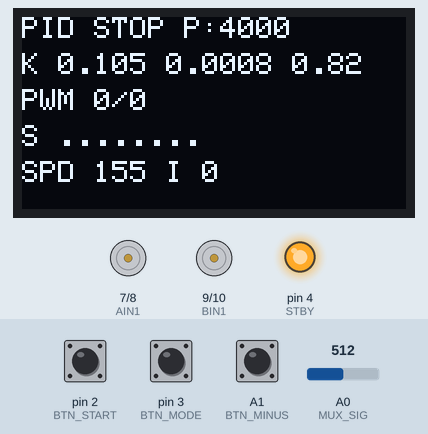
This sketch was run on a simulated Arduino Uno, built with avr-gcc and run on an emulated ATmega328P. Parts: 128×64 one-colour display, motor-driver pin pairs drawn as motors (green arrow = first pin HIGH = forward, orange = second pin HIGH = backward, longer = more drive, scaled by the enable pin, stopped while the standby pin is LOW), output pins drawn as LEDs (lit = HIGH). The inputs (shaded band) are chosen by the test bench; at power-on: pin 2 (BTN_START) HIGH, A0 (MUX_SIG) = 512, pin 3 (BTN_MODE) HIGH, A1 (BTN_MINUS) HIGH. Pins used as bus, display or sensor lines are not drawn.

Above: at 4.1 s.
4.2 s: pin 2 (BTN_START) pulled LOW for 0.15 s
At 5.5 s:
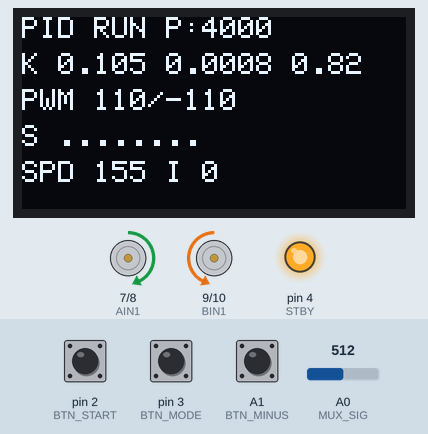
5.8 s: A0 (MUX_SIG) set to 522
At 7.2 s:
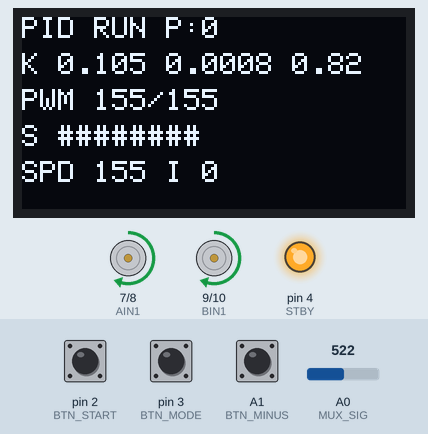
7.5 s: pin 3 (BTN_MODE) pulled LOW for 0.15 s
At 7.69 s:
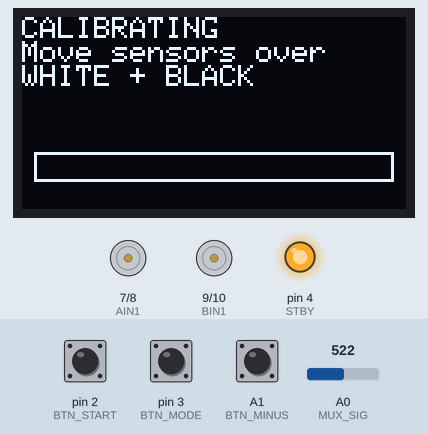
8.2 s: A1 (BTN_MINUS) pulled LOW for 3.2 s
At 12.1 s:
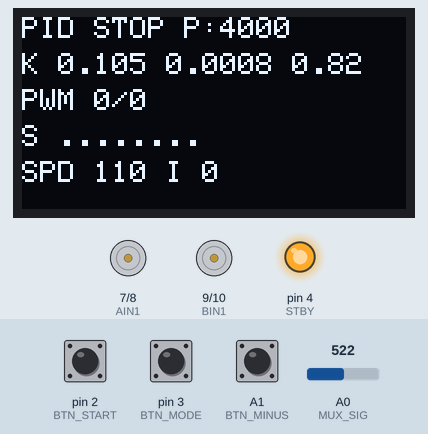
12.9 s: A0 (MUX_SIG) set to 610
At 13.5 s:
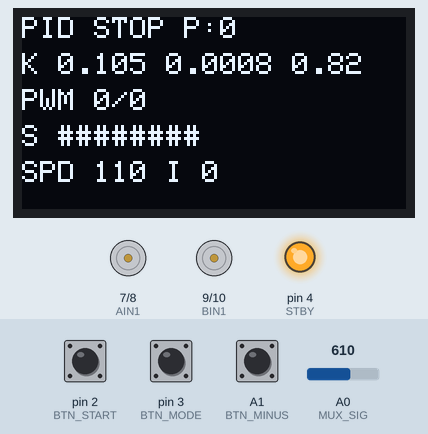
14.5 s: A0 (MUX_SIG) set to 0
At 15.1 s:
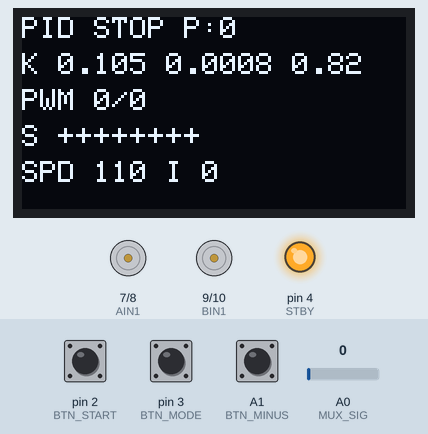
Timing chart, 0 to 17.1 s (numbered marks = the images above; inputs shaded):
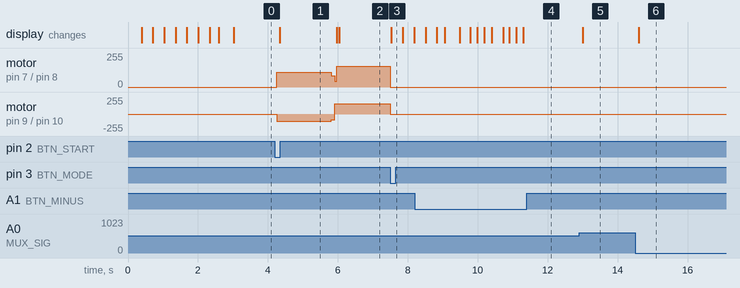

Measured:
- the behaviour switches between 512 and 513 on A0 (MUX_SIG) (found by bisection; images 1 and 2)
- after the input at 4.2 s, motor on pin 7 (AIN1) / pin 8 (AIN2): stopped → forward 110/255 after 0.06 s; motor on pin 9 (BIN1) / pin 10 (BIN2): stopped → backward 110/255 after 0.06 s; the display: changes after 0.14 s (image 1)
- after the input at 5.8 s, motor on pin 7 (AIN1) / pin 8 (AIN2): forward 110/255 → forward 83/255 at once, → forward 155/255 0.10 s later; motor on pin 9 (BIN1) / pin 10 (BIN2): backward 110/255 → backward 83/255 at once, → forward 155/255 0.10 s later; the display: first changes after 0.17 s (image 2 shows a later state)
- after the input at 7.5 s, motor on pin 7 (AIN1) / pin 8 (AIN2), motor on pin 9 (BIN1) / pin 10 (BIN2): forward 155/255 → stopped at once; the display: changes at once (image 3)
- after the input at 12.9 s, the display: changes after 0.10 s (image 5)
- after the input at 14.5 s, the display: changes after 0.11 s (image 6)

The sketch:

PID_LineFollower.ino
```cpp
#include <Wire.h>
#include <Adafruit_GFX.h>
#include <Adafruit_SSD1306.h>

#define OLED_W 128
#define OLED_H 64
Adafruit_SSD1306 display(OLED_W, OLED_H, &Wire, -1);

// TB6612FNG
const uint8_t PWMA=5, AIN1=7, AIN2=8;
const uint8_t PWMB=6, BIN1=9, BIN2=10;
const uint8_t STBY=4;

// 74HC4051
const uint8_t MUX_SIG=A0, MUX_S0=11, MUX_S1=12, MUX_S2=13;

// Buttons
const uint8_t BTN_START=2, BTN_MODE=3, BTN_MINUS=A1;

const uint8_t N=8;
const int16_t position[N]={-3500,-2500,-1500,-500,500,1500,2500,3500};
const bool SENSOR_REVERSED=false;
const bool BLACK_IS_HIGH=true;

uint16_t sensorMin[N], sensorMax[N];
int raw[N], sensor[N];
long weightedSum=0, sensorSum=0;
int lastPosition=0;

float KP=0.105f;
float KI=0.0008f;
float KD=0.82f;
float integral=0, lastError=0, filteredD=0;

const float D_FILTER=0.28f;
const float I_LIMIT=9000.0f;
const float I_ZONE=1200.0f;

int BASE_SPEED=155;
const int MIN_SPEED=65, MAX_SPEED=245;
const float TURN_SLOWDOWN=0.055f;
float STEERING_BIAS=0.0f;
int LEFT_TRIM=0, RIGHT_TRIM=0;

int lastLeftPWM=0, lastRightPWM=0;
const int PWM_STEP=9;

bool running=false, calibrated=false;
uint32_t lastLoopMicros=0, lastDisplay=0, lastButtonMs=0;

void muxSelect(uint8_t ch){
  digitalWrite(MUX_S0,ch&1);
  digitalWrite(MUX_S1,(ch>>1)&1);
  digitalWrite(MUX_S2,(ch>>2)&1);
}

int readMux(uint8_t ch){
  muxSelect(ch);
  delayMicroseconds(3);
  return analogRead(MUX_SIG);
}

void readSensors(){
  for(uint8_t i=0;i<N;i++){
    uint8_t ch=SENSOR_REVERSED ? (N-1-i) : i;
    raw[i]=readMux(ch);
    long den=(long)sensorMax[i]-sensorMin[i];
    if(den<8) den=8;
    long v;
    if(BLACK_IS_HIGH) v=(long)(raw[i]-sensorMin[i])*1000L/den;
    else v=(long)(sensorMax[i]-raw[i])*1000L/den;
    sensor[i]=constrain((int)v,0,1000);
  }
}

int calculatePosition(){
  weightedSum=0;
  sensorSum=0;
  for(uint8_t i=0;i<N;i++){
    weightedSum+=(long)sensor[i]*position[i];
    sensorSum+=sensor[i];
  }
  if(sensorSum<120) return lastPosition<0 ? -4000 : 4000;
  int p=(int)(weightedSum/sensorSum);
  lastPosition=p;
  return p;
}

int slew(int target,int current){
  if(target>current+PWM_STEP) return current+PWM_STEP;
  if(target<current-PWM_STEP) return current-PWM_STEP;
  return target;
}

void setMotor(uint8_t pwm,uint8_t in1,uint8_t in2,int speed){
  speed=constrain(speed,-255,255);
  if(speed>0){digitalWrite(in1,HIGH);digitalWrite(in2,LOW);analogWrite(pwm,speed);}
  else if(speed<0){digitalWrite(in1,LOW);digitalWrite(in2,HIGH);analogWrite(pwm,-speed);}
  else {digitalWrite(in1,LOW);digitalWrite(in2,LOW);analogWrite(pwm,0);}
}

void stopMotors(){
  lastLeftPWM=lastRightPWM=0;
  setMotor(PWMA,AIN1,AIN2,0);
  setMotor(PWMB,BIN1,BIN2,0);
}

void drive(int left,int right){
  left=constrain(left+LEFT_TRIM,-255,255);
  right=constrain(right+RIGHT_TRIM,-255,255);
  lastLeftPWM=slew(left,lastLeftPWM);
  lastRightPWM=slew(right,lastRightPWM);
  setMotor(PWMA,AIN1,AIN2,lastLeftPWM);
  setMotor(PWMB,BIN1,BIN2,lastRightPWM);
}

void calibrationInit(){
  for(uint8_t i=0;i<N;i++){sensorMin[i]=1023;sensorMax[i]=0;}
}

void calibrationSample(){
  for(uint8_t i=0;i<N;i++){
    uint8_t ch=SENSOR_REVERSED ? (N-1-i) : i;
    int v=readMux(ch);
    if(v<sensorMin[i]) sensorMin[i]=v;
    if(v>sensorMax[i]) sensorMax[i]=v;
  }
}

void autoCalibrate(uint32_t ms){
  calibrationInit();
  uint32_t start=millis();
  while(millis()-start<ms){
    calibrationSample();
    display.clearDisplay();
    display.setCursor(0,0);
    display.println(F("CALIBRATING"));
    display.println(F("Move sensors over"));
    display.println(F("WHITE + BLACK"));
    int w=map((long)(millis()-start),0,ms,0,116);
    display.drawRect(4,45,120,10,SSD1306_WHITE);
    display.fillRect(6,47,constrain(w,0,116),6,SSD1306_WHITE);
    display.display();
  }
  calibrated=true;
  display.clearDisplay();
  display.setCursor(0,0);
  display.println(F("CAL OK"));
  display.display();
  delay(400);
}

void updatePID(){
  uint32_t now=micros();
  float dt=(lastLoopMicros==0)?0.0025f:(now-lastLoopMicros)*1e-6f;
  lastLoopMicros=now;
  dt=constrain(dt,0.0005f,0.020f);

  int positionError=calculatePosition();
  float error=(float)positionError+STEERING_BIAS;
  bool lineLost=(sensorSum<120);

  if(!lineLost && fabs(error)<I_ZONE){
    integral+=error*dt;
    integral=constrain(integral,-I_LIMIT,I_LIMIT);
  }else{
    integral*=0.94f;
  }

  float derivative=(error-lastError)/dt;
  filteredD+=D_FILTER*(derivative-filteredD);
  float correction=KP*error+KI*integral+KD*filteredD;

  float n=min(fabs(error)/3500.0f,1.5f);
  int dynamicBase=BASE_SPEED-(int)(TURN_SLOWDOWN*255.0f*n*n);
  dynamicBase=constrain(dynamicBase,MIN_SPEED,MAX_SPEED);

  int leftTarget,rightTarget;
  if(lineLost){
    int search=(lastPosition<0)?-110:110;
    leftTarget=search; rightTarget=-search;
  }else{
    correction=constrain(correction,-255.0f,255.0f);
    leftTarget=dynamicBase+(int)correction;
    rightTarget=dynamicBase-(int)correction;
  }
  drive(leftTarget,rightTarget);
  lastError=error;
}

void drawOLED(int p){
  if(millis()-lastDisplay<100) return;
  lastDisplay=millis();
  display.clearDisplay();
  display.setCursor(0,0);
  display.print(F("PID "));display.print(running?F("RUN"):F("STOP"));
  display.print(F(" P:"));display.print(p);
  display.setCursor(0,12);
  display.print(F("K "));display.print(KP,3);display.print(' ');
  display.print(KI,4);display.print(' ');display.print(KD,2);
  display.setCursor(0,24);
  display.print(F("PWM "));display.print(lastLeftPWM);display.print('/');
  display.print(lastRightPWM);
  display.setCursor(0,36);
  display.print(F("S "));
  for(uint8_t i=0;i<N;i++) display.print(sensor[i]>600?'#':(sensor[i]>250?'+':'.'));
  display.setCursor(0,48);
  display.print(F("SPD "));display.print(BASE_SPEED);
  display.print(F(" I "));display.print((int)integral);
  display.display();
}

bool pressed(uint8_t pin){
  if(digitalRead(pin)==LOW && millis()-lastButtonMs>220){
    lastButtonMs=millis();
    return true;
  }
  return false;
}

void handleButtons(){
  if(pressed(BTN_START)){
    running=!running;
    if(!running){stopMotors();integral=0;filteredD=0;}
  }
  if(pressed(BTN_MODE)){
    // Re-run calibration on MODE press.
    running=false;
    stopMotors();
    autoCalibrate(1500);
  }
  if(pressed(BTN_MINUS)){
    BASE_SPEED-=5;
    if(BASE_SPEED<MIN_SPEED) BASE_SPEED=MIN_SPEED;
  }
}

void setup(){
  pinMode(PWMA,OUTPUT);pinMode(AIN1,OUTPUT);pinMode(AIN2,OUTPUT);
  pinMode(PWMB,OUTPUT);pinMode(BIN1,OUTPUT);pinMode(BIN2,OUTPUT);
  pinMode(STBY,OUTPUT);
  pinMode(MUX_S0,OUTPUT);pinMode(MUX_S1,OUTPUT);pinMode(MUX_S2,OUTPUT);
  pinMode(BTN_START,INPUT_PULLUP);pinMode(BTN_MODE,INPUT_PULLUP);pinMode(BTN_MINUS,INPUT_PULLUP);
  digitalWrite(STBY,HIGH);
  stopMotors();

  Wire.begin();
  display.begin(SSD1306_SWITCHCAPVCC,0x3C);
  display.setTextColor(SSD1306_WHITE);
  display.setTextSize(1);
  display.clearDisplay();
  display.setCursor(0,0);
  display.println(F("PID LINE FOLLOWER"));
  display.println(F("8CH + 4051"));
  display.println(F("CALIBRATING..."));
  display.display();

  autoCalibrate(2500);
  lastLoopMicros=micros();
}

void loop(){
  handleButtons();
  readSensors();
  int p=calculatePosition();

  if(running && calibrated) updatePID();
  else stopMotors();

  drawOLED(p);
}
```
